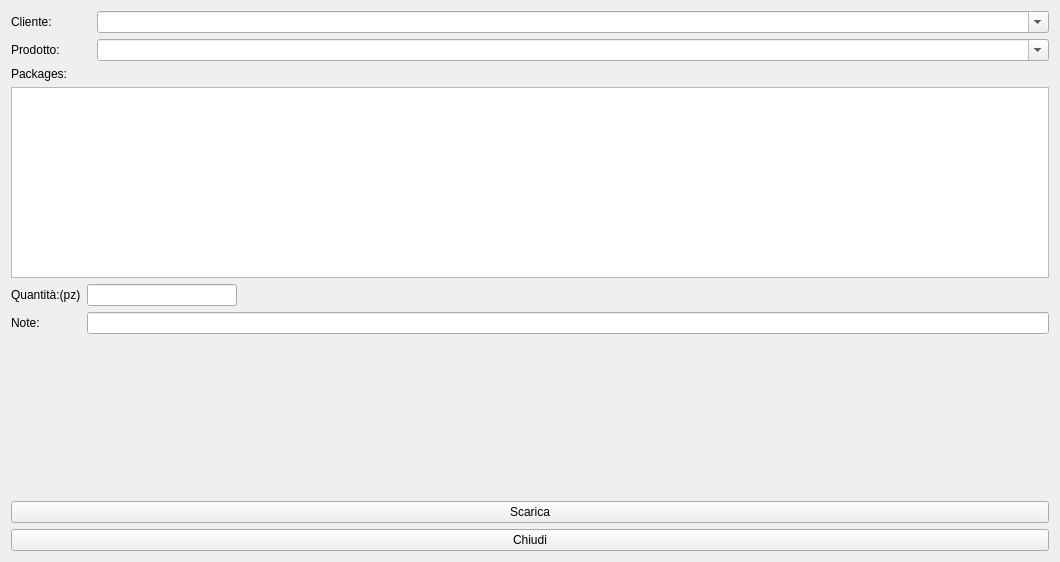
<?xml version="1.0" encoding="UTF-8"?>
<ui version="4.0">
 <class>HPackagesUnload</class>
 <widget class="QWidget" name="HPackagesUnload">
  <property name="geometry">
   <rect>
    <x>0</x>
    <y>0</y>
    <width>1060</width>
    <height>562</height>
   </rect>
  </property>
  <property name="windowTitle">
   <string>Scarico Packages</string>
  </property>
  <property name="windowIcon">
   <iconset resource="icons.qrc">
    <normaloff>:/Resources/App-ark-2-icon.png</normaloff>:/Resources/App-ark-2-icon.png</iconset>
  </property>
  <layout class="QVBoxLayout" name="verticalLayout_3">
   <item>
    <layout class="QVBoxLayout" name="verticalLayout_2">
     <item>
      <layout class="QFormLayout" name="formLayout">
       <item row="0" column="0">
        <widget class="QLabel" name="label">
         <property name="minimumSize">
          <size>
           <width>80</width>
           <height>0</height>
          </size>
         </property>
         <property name="maximumSize">
          <size>
           <width>80</width>
           <height>16777215</height>
          </size>
         </property>
         <property name="text">
          <string>Cliente:</string>
         </property>
        </widget>
       </item>
       <item row="0" column="1">
        <widget class="QComboBox" name="cbClienti">
         <property name="enabled">
          <bool>true</bool>
         </property>
         <property name="mouseTracking">
          <bool>false</bool>
         </property>
         <property name="editable">
          <bool>true</bool>
         </property>
         <property name="insertPolicy">
          <enum>QComboBox::NoInsert</enum>
         </property>
        </widget>
       </item>
      </layout>
     </item>
     <item>
      <layout class="QFormLayout" name="formLayout_2">
       <item row="0" column="0">
        <widget class="QLabel" name="label_2">
         <property name="minimumSize">
          <size>
           <width>80</width>
           <height>0</height>
          </size>
         </property>
         <property name="text">
          <string>Prodotto:</string>
         </property>
        </widget>
       </item>
       <item row="0" column="1">
        <widget class="QComboBox" name="cbProdotti">
         <property name="mouseTracking">
          <bool>false</bool>
         </property>
         <property name="editable">
          <bool>true</bool>
         </property>
         <property name="insertPolicy">
          <enum>QComboBox::NoInsert</enum>
         </property>
         <property name="minimumContentsLength">
          <number>10</number>
         </property>
        </widget>
       </item>
      </layout>
     </item>
     <item>
      <layout class="QVBoxLayout" name="verticalLayout">
       <item>
        <widget class="QLabel" name="label_3">
         <property name="minimumSize">
          <size>
           <width>80</width>
           <height>0</height>
          </size>
         </property>
         <property name="text">
          <string>Packages:</string>
         </property>
        </widget>
       </item>
       <item>
        <widget class="QTableView" name="tvLots">
         <property name="sizeAdjustPolicy">
          <enum>QAbstractScrollArea::AdjustToContents</enum>
         </property>
         <property name="editTriggers">
          <set>QAbstractItemView::NoEditTriggers</set>
         </property>
         <property name="selectionBehavior">
          <enum>QAbstractItemView::SelectRows</enum>
         </property>
         <attribute name="verticalHeaderVisible">
          <bool>false</bool>
         </attribute>
        </widget>
       </item>
      </layout>
     </item>
     <item>
      <layout class="QFormLayout" name="formLayout_3">
       <item row="1" column="0">
        <widget class="QLabel" name="label_4">
         <property name="text">
          <string>Quantità:(pz)</string>
         </property>
        </widget>
       </item>
       <item row="1" column="1">
        <widget class="QLineEdit" name="leQuantita">
         <property name="maximumSize">
          <size>
           <width>150</width>
           <height>16777215</height>
          </size>
         </property>
        </widget>
       </item>
       <item row="2" column="1">
        <widget class="QLineEdit" name="leNote"/>
       </item>
       <item row="2" column="0">
        <widget class="QLabel" name="label_5">
         <property name="text">
          <string>Note:</string>
         </property>
        </widget>
       </item>
       <item row="3" column="1">
        <spacer name="verticalSpacer">
         <property name="orientation">
          <enum>Qt::Vertical</enum>
         </property>
         <property name="sizeHint" stdset="0">
          <size>
           <width>20</width>
           <height>40</height>
          </size>
         </property>
        </spacer>
       </item>
      </layout>
     </item>
    </layout>
   </item>
   <item>
    <widget class="QPushButton" name="pushButton">
     <property name="text">
      <string>Scarica</string>
     </property>
     <property name="icon">
      <iconset resource="icons.qrc">
       <normaloff>:/Resources/App-ark-2-icon.png</normaloff>:/Resources/App-ark-2-icon.png</iconset>
     </property>
     <property name="iconSize">
      <size>
       <width>32</width>
       <height>32</height>
      </size>
     </property>
    </widget>
   </item>
   <item>
    <widget class="QPushButton" name="pushButton_2">
     <property name="text">
      <string>Chiudi</string>
     </property>
     <property name="icon">
      <iconset resource="icons.qrc">
       <normaloff>:/Resources/Actions-window-close-icon.png</normaloff>:/Resources/Actions-window-close-icon.png</iconset>
     </property>
     <property name="iconSize">
      <size>
       <width>32</width>
       <height>32</height>
      </size>
     </property>
    </widget>
   </item>
  </layout>
 </widget>
 <resources>
  <include location="icons.qrc"/>
 </resources>
 <connections/>
</ui>
